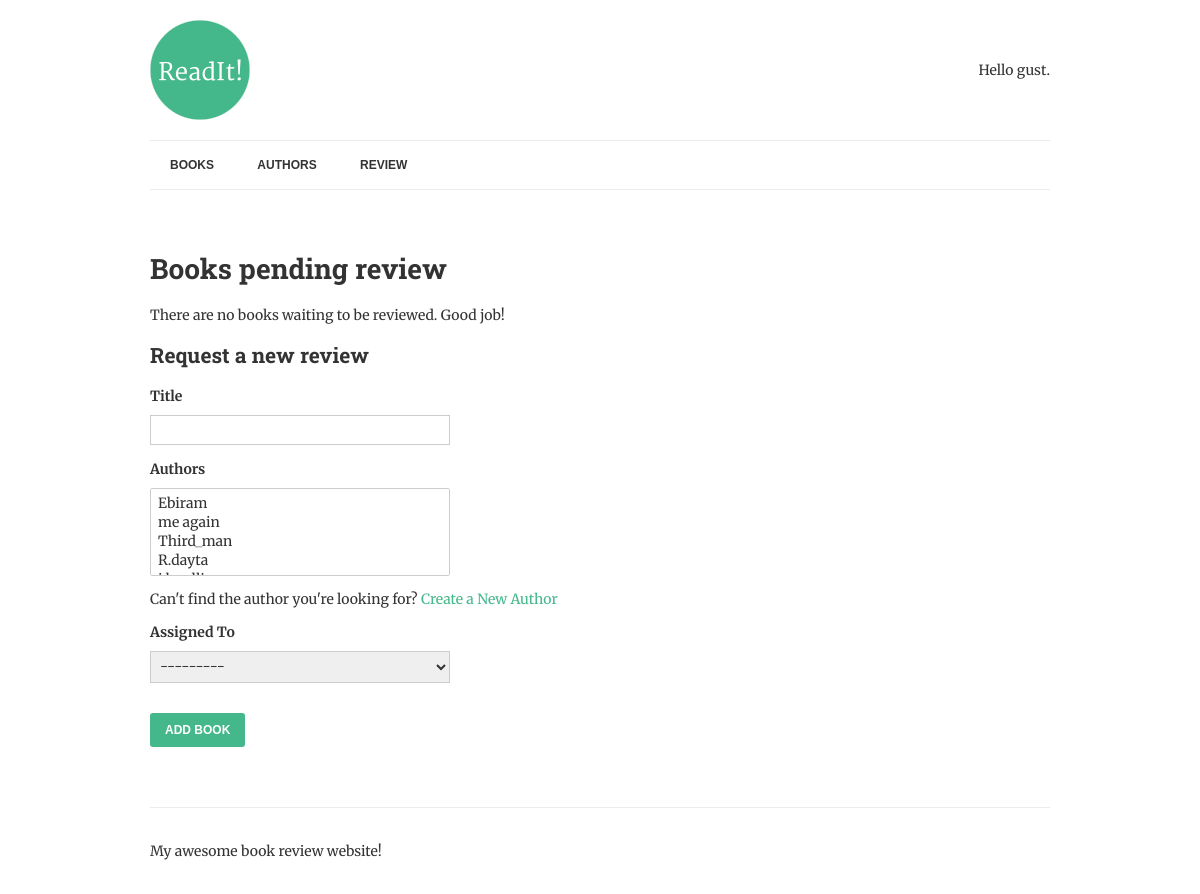
/review/, run on an earlier commit of the app's database.
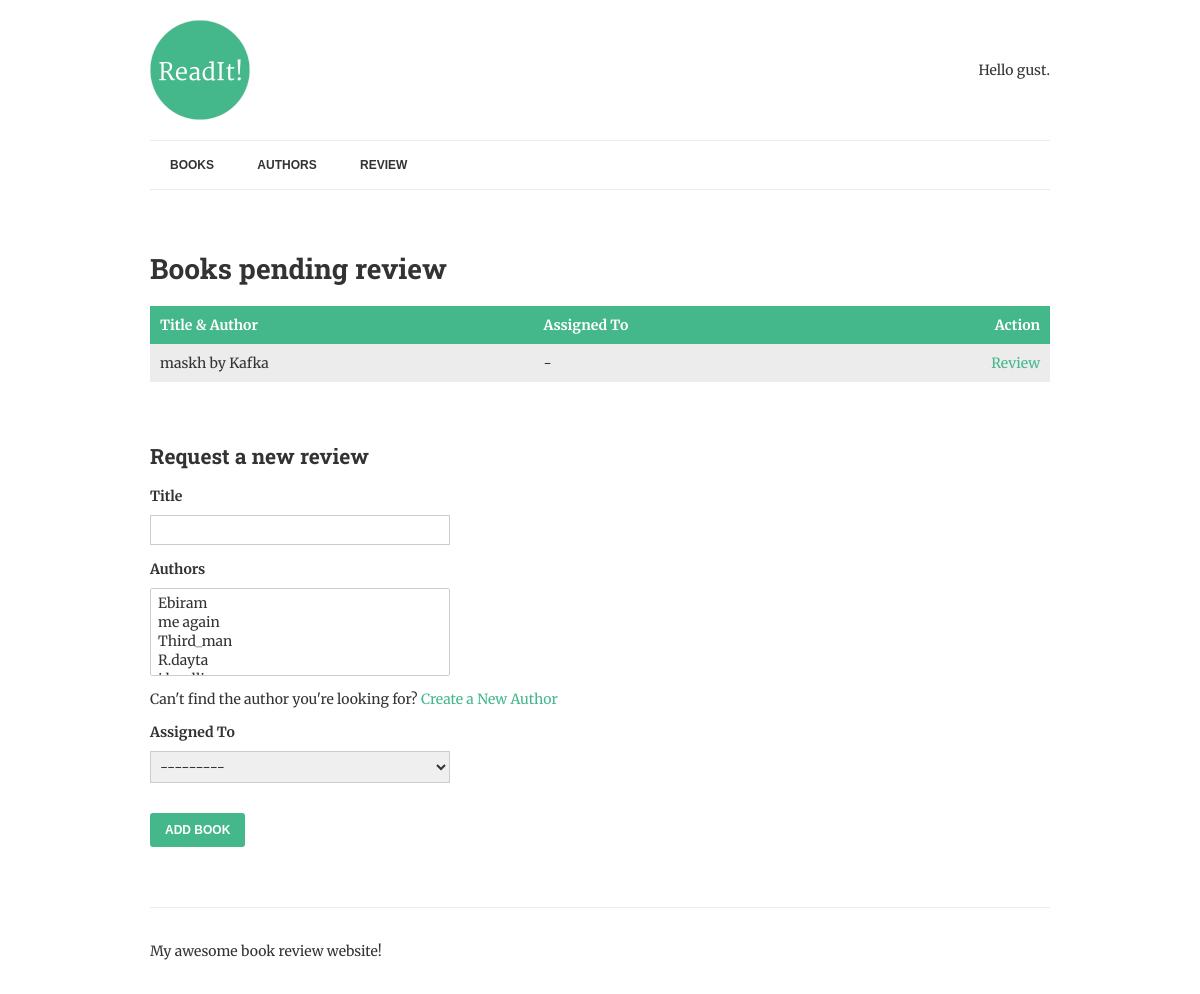
And on a later commit of the database.
### books/models.py (models this page shows, shortened)
class Book(models.Model): #now we need the quality that books might have
	title = models.CharField(max_length=150) #this going to be stored as a string we must set maximum lenght to store
	authors = models.ManyToManyField("Author",related_name="books")
	review = models.TextField(blank = True, null=True)
	reviewed_by = models.ForeignKey(User,blank=True, null=True,related_name='review',on_delete=models.PROTECT)
	date_reviewd = models.DateTimeField(blank = True, null=True)#it is stored as a date_time object *
	is_favourite = models.BooleanField(default=False,verbose_name="Favourite?")
	def list_authors(self):
		return "-".join([author.name for author in self.authors.all()])

class Author(models.Model):
	name = models.CharField(max_length=70,help_text=' Use pen name,not Real name',
							 unique=True)
	def __str__(self):
		return self.name

### books/views.py (the view, shortened to what this page needs)
# urls.py: path('review/', ReviewList.as_view(), name='review-books'),
class ReviewList(View):
    def get(self, request):
        books = Book.objects.filter(date_reviewd__isnull=True).prefetch_related('authors')
        context = {
            'books': books,
            'form': BookForm,
        }
        return render(request, "list-to-review.html", context)

### books/templates/list-to-review.html (shortened to what this page needs)
{% extends "base.html" %}
{% block content %}
	<h1>Books pending review</h1>
	{% if books %}
		<table>
			<thead>
				<th>Title &amp; Author</th>
				<th> Assigned To </th>
				<th class="align-right">Action</th>
			</thead>
			<tbody>
				{% for book in books %}
					<tr>
						<td class="title">
							{{ book.title }} by {{ book.list_authors }}
						</td>
						<td >
						{% if book.reviewed_by == request.user  %}
							<span class="highlight">Me</span>
						{% elif book.reviewed_by %}
							{{book.reviewed_by.get_full_name|default:book.reviewed_by.username}}
						{% else %}
							-
						{% endif %}
						</td>
						<td class="align-right">
							<a href="{% url 'review-book' book.pk %}">Review</a>
						</td>
					</tr>
				{% endfor %}
			</tbody>
		</table>
	{% else %}
		<p>There are no books waiting to be reviewed.  Good job!</p>
	{% endif %}
	<h2>Request a new review</h2>
	<form method="post">
		<label>{{ form.title.label }}</label>
		{{ form.title }}
		<label>{{ form.authors.label }}</label>
		{{ form.authors }}
		<p>Can't find the author you're looking for? <a href="{% url 'add-author' %}">Create a New Author</a></p>
		<label>Assigned To </label>
		{{ form.reviewed_by }}
		<input type="submit" value="Add Book">
	</form>
{% endblock %}

What changed in the data, as far as the page shows it:
added Book: title "maskh", list_authors "Kafka"
Also different on the page:
text no longer shown: "There are no books waiting to be reviewed. Good job!"
text now shown: "Title & Author Assigned To Action"
